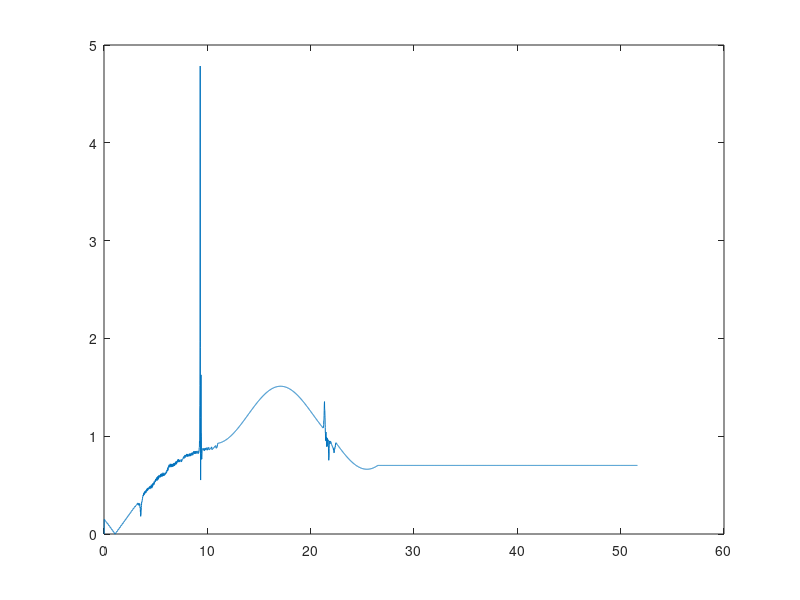
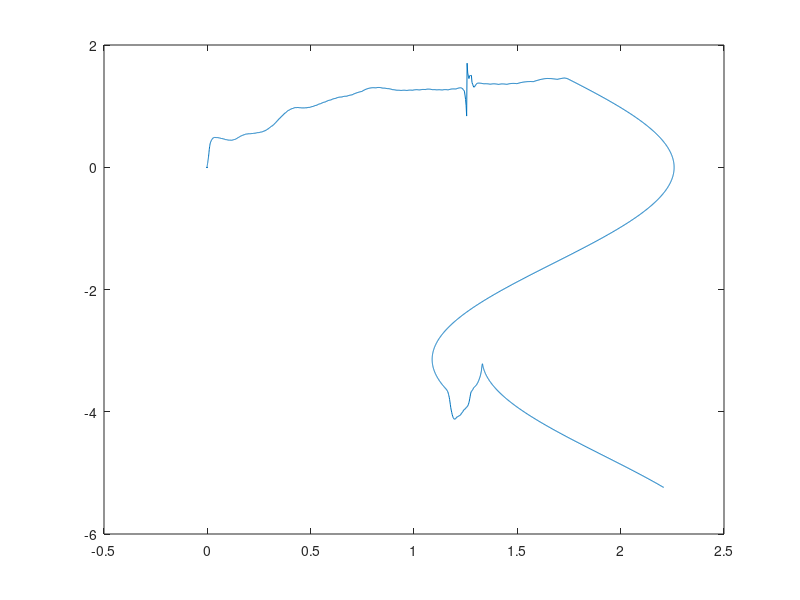
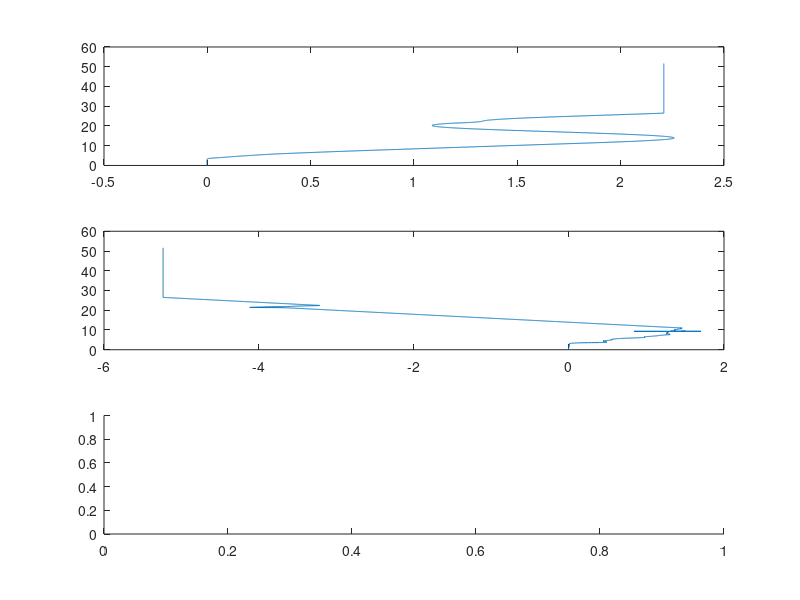

Recreate these plots in MATLAB, in order. (Note: this script raises an error after producing the figures.)
clear all; clc; close all;

data = importdata('log.dat');
w = 0.267439;
t = 0:0.010:(length(data)-1)*0.010;

figure;
v = abs(data(:,3)-data(:,4))./2
plot(t,v)

figure;
plot(data(:,5),data(:,6));

figure
subplot(3,1,1)
plot(data(:,5),t)
subplot(3,1,2)
plot(data(:,6),t)
subplot(3,1,3)
plot(wrapTo2Pi(data(:,7)),t)